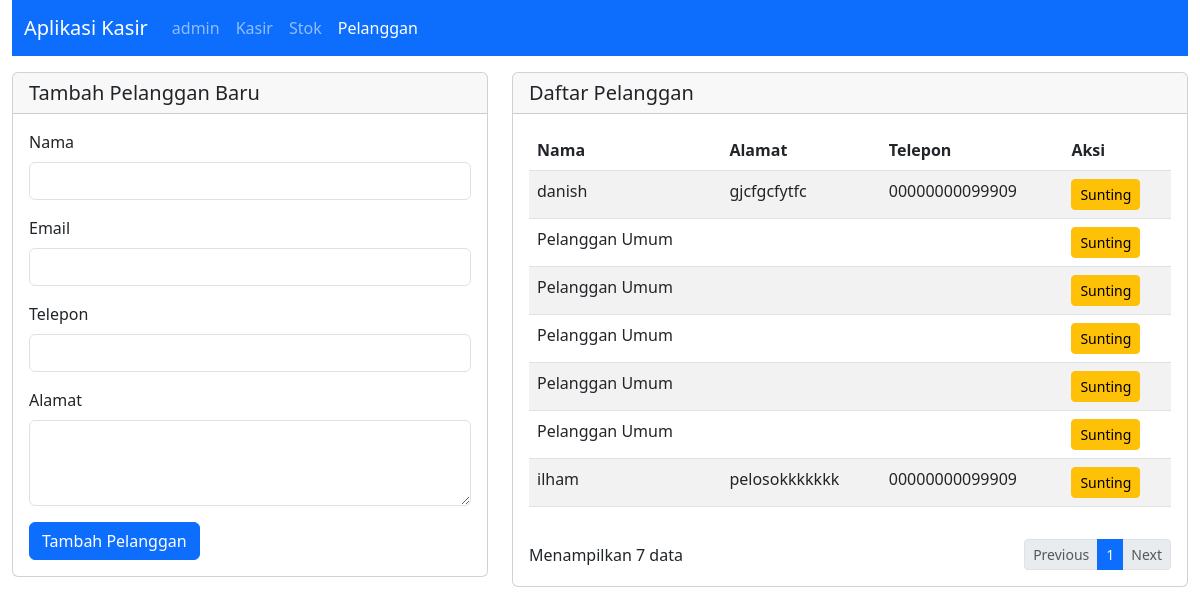
The app's page /pelanggan.php with its own data.
### tables this page shows
CREATE TABLE `kasir_pelanggan` (
  `PelangganID` int(11) NOT NULL,
  `NamaPelanggan` varchar(100) NOT NULL,
  `Email` varchar(100) DEFAULT NULL,
  `Telepon` varchar(15) DEFAULT NULL,
  `Alamat` text DEFAULT NULL
);

### pelanggan.php (the view, shortened to what this page needs)
<?php
include 'koneksi.php';
 $pelanggan = mysqli_query($conn, "SELECT * FROM kasir_pelanggan");
?>
<!DOCTYPE html>
<html lang="id">
<head>
    <link href="https://cdn.jsdelivr.net/npm/bootstrap@5.3.0/dist/css/bootstrap.min.css" rel="stylesheet">
</head>
<body>
    <div class="container-fluid">
        <nav class="navbar navbar-expand-lg navbar-dark bg-primary">
            <div class="container-fluid">
                <a class="navbar-brand" href="#">Aplikasi Kasir</a>
                <div class="collapse navbar-collapse">
                    <ul class="navbar-nav me-auto">
                        <li class="nav-item">
                            <li class="nav-item">
                            <a class="nav-link" href="dashboard.php">admin</a>
                        </li>
                            <a class="nav-link" href="index.php">Kasir</a>
                        </li>
                        <li class="nav-item">
                            <a class="nav-link" href="stok.php">Stok</a>
                        </li>
                        <li class="nav-item">
                            <a class="nav-link active" href="pelanggan.php">Pelanggan</a>
                        </li>
                    </ul>
                </div>
            </div>
        </nav>
        <div class="row mt-3">
            <div class="col-md-5">
                <div class="card">
                    <div class="card-header">
                        <h5 class="mb-0">Tambah Pelanggan Baru</h5>
                    </div>
                    <div class="card-body">
                        <form method="POST" action="">
                            <div class="mb-3">
                                <label for="nama" class="form-label">Nama</label>
                                <input type="text" class="form-control" id="nama" name="nama" required>
                            </div>
                            <div class="mb-3">
                                <label for="email" class="form-label">Email</label>
                                <input type="email" class="form-control" id="email" name="email">
                            </div>
                            <div class="mb-3">
                                <label for="telepon" class="form-label">Telepon</label>
                                <input type="text" class="form-control" id="telepon" name="telepon">
                            </div>
                            <div class="mb-3">
                                <label for="alamat" class="form-label">Alamat</label>
                                <textarea class="form-control" id="alamat" name="alamat" rows="3"></textarea>
                            </div>
                            <button type="submit" class="btn btn-primary" name="tambah_pelanggan">Tambah Pelanggan</button>
                        </form>
                    </div>
                </div>
            </div>
            <div class="col-md-7">
                <div class="card">
                    <div class="card-header">
                        <h5 class="mb-0">Daftar Pelanggan</h5>
                    </div>
                    <div class="card-body">
                        <div class="table-responsive">
                            <table class="table table-striped">
                                <thead>
                                    <tr>
                                        <th>Nama</th>
                                        <th>Alamat</th>
                                        <th>Telepon</th>
                                        <th>Aksi</th>
                                    </tr>
                                </thead>
                                <tbody>
                                    <?php while ($row = mysqli_fetch_assoc($pelanggan)) { ?>
                                    <tr>
                                        <td><?php echo $row['NamaPelanggan']; ?></td>
                                        <td><?php echo $row['Alamat']; ?></td>
                                        <td><?php echo $row['Telepon']; ?></td>
                                        <td>
                                            <a href="edit_pelanggan.php?id=<?php echo $row['PelangganID']; ?>" class="btn btn-sm btn-warning">Sunting</a>
                                        </td>
                                    </tr>
                                    <?php } ?>
                                </tbody>
                            </table>
                        </div>
                        <div class="d-flex justify-content-between align-items-center mt-3">
                            <span>Menampilkan <?php echo mysqli_num_rows($pelanggan); ?> data</span>
                            <nav>
                                <ul class="pagination pagination-sm mb-0">
                                    <li class="page-item disabled"><a class="page-link" href="#">Previous</a></li>
                                    <li class="page-item active"><a class="page-link" href="#">1</a></li>
                                    <li class="page-item disabled"><a class="page-link" href="#">Next</a></li>
                                </ul>
                            </nav>
                        </div>
                    </div>
                </div>
            </div>
        </div>
    </div>
</body>
</html>

### records on screen
kasir_pelanggan: NamaPelanggan "danish", Alamat "gjcfgcfytfc", Telepon "00000000099909"
kasir_pelanggan: NamaPelanggan "Pelanggan Umum"
kasir_pelanggan: NamaPelanggan "Pelanggan Umum"
kasir_pelanggan: NamaPelanggan "Pelanggan Umum"
kasir_pelanggan: NamaPelanggan "Pelanggan Umum"
kasir_pelanggan: NamaPelanggan "Pelanggan Umum"
kasir_pelanggan: NamaPelanggan "ilham", Alamat "pelosokkkkkkk", Telepon "00000000099909"

### other values on screen
mysqli_num_rows($pelanggan) "7"
